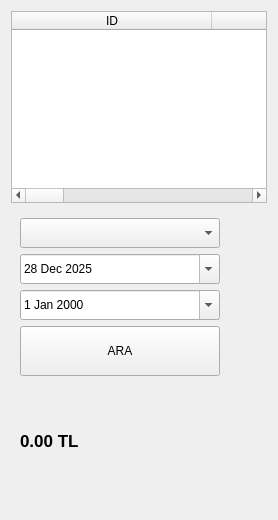
         <widget class="QWidget" name="page_ceza">
          <layout class="QVBoxLayout" name="verticalLayout_15">
           <item>
            <widget class="QTableWidget" name="tbl_cezalar">
             <attribute name="horizontalHeaderDefaultSectionSize">
              <number>200</number>
             </attribute>
             <attribute name="horizontalHeaderStretchLastSection">
              <bool>true</bool>
             </attribute>
             <column>
              <property name="text">
               <string>ID</string>
              </property>
             </column>
             <column>
              <property name="text">
               <string>ÜYE ADI</string>
              </property>
             </column>
             <column>
              <property name="text">
               <string>KİTAP</string>
              </property>
             </column>
             <column>
              <property name="text">
               <string>TUTAR</string>
              </property>
             </column>
             <column>
              <property name="text">
               <string>TARİH</string>
              </property>
             </column>
             <column>
              <property name="text">
               <string>AÇIKLAMA</string>
              </property>
             </column>
            </widget>
           </item>
           <item>
            <widget class="QWidget" name="widget" native="true">
             <property name="minimumSize">
              <size>
               <width>250</width>
               <height>300</height>
              </size>
             </property>
             <layout class="QVBoxLayout" name="verticalLayout_13">
              <item alignment="Qt::AlignLeft">
               <widget class="QComboBox" name="cmb_ceza_uye">
                <property name="minimumSize">
                 <size>
                  <width>200</width>
                  <height>30</height>
                 </size>
                </property>
                <property name="maximumSize">
                 <size>
                  <width>16777215</width>
                  <height>16777215</height>
                 </size>
                </property>
               </widget>
              </item>
              <item alignment="Qt::AlignLeft">
               <widget class="QDateEdit" name="date_ceza_baslangic">
                <property name="minimumSize">
                 <size>
                  <width>200</width>
                  <height>30</height>
                 </size>
                </property>
                <property name="maximumSize">
                 <size>
                  <width>16777215</width>
                  <height>16777215</height>
                 </size>
                </property>
                <property name="calendarPopup">
                 <bool>true</bool>
                </property>
                <property name="date">
                 <date>
                  <year>2025</year>
                  <month>12</month>
                  <day>28</day>
                 </date>
                </property>
               </widget>
              </item>
              <item alignment="Qt::AlignLeft">
               <widget class="QDateEdit" name="date_ceza_bitis">
                <property name="minimumSize">
                 <size>
                  <width>200</width>
                  <height>30</height>
                 </size>
                </property>
                <property name="calendarPopup">
                 <bool>true</bool>
                </property>
               </widget>
              </item>
              <item alignment="Qt::AlignLeft">
               <widget class="QPushButton" name="btn_ceza_filtrele">
                <property name="minimumSize">
                 <size>
                  <width>200</width>
                  <height>50</height>
                 </size>
                </property>
                <property name="maximumSize">
                 <size>
                  <width>16777215</width>
                  <height>16777215</height>
                 </size>
                </property>
                <property name="text">
                 <string>ARA</string>
                </property>
               </widget>
              </item>
              <item>
               <widget class="QLabel" name="lbl_ceza_toplam">
                <property name="font">
                 <font>
                  <pointsize>13</pointsize>
                  <weight>75</weight>
                  <bold>true</bold>
                 </font>
                </property>
                <property name="text">
                 <string>0.00 TL</string>
                </property>
               </widget>
              </item>
             </layout>
            </widget>
           </item>
          </layout>
         </widget>
